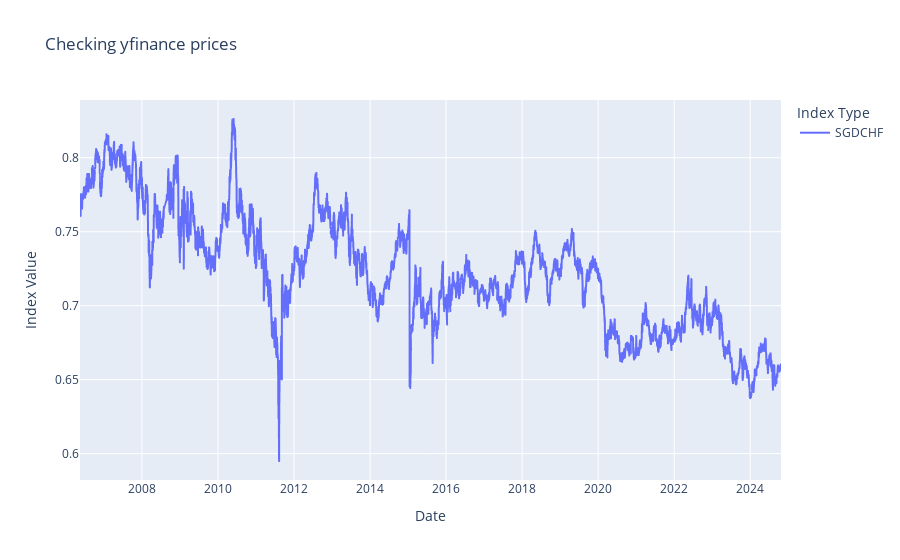

Write notebook code for a chart like this one.
### Code cell
# Plot prices to check
fig = px.line(
    SGD_base_prices, 
    x=SGD_base_prices.index, 
    y=["SGDCHF"],
    labels={"value": "Index Value", "variable": "Index Type"},
    title="Checking yfinance prices"
)

# Show the plot
fig.show()

### Figure 1 — Plotly figure (JSON) as saved in the notebook; plotly's stock layout.template omitted (floating-point values rounded to 4 significant figures; data arrays with more than 128 entries replaced by an {"elided": "..."} marker saying what was removed)
{"data": [{"hovertemplate": "Index Type=SGDCHF<br>Date=%{x}<br>Index Value=%{y}<extra></extra>", "legendgroup": "SGDCHF", "line": {"color": "#636efa", "dash": "solid"}, "marker": {"symbol": "circle"}, "mode": "lines", "name": "SGDCHF", "showlegend": true, "type": "scattergl", "x": {"elided": "4773 str values"}, "xaxis": "x", "y": {"elided": "4773 float values"}, "yaxis": "y"}], "layout": {"legend": {"title": {"text": "Index Type"}, "tracegroupgap": 0}, "title": {"text": "Checking yfinance prices"}, "xaxis": {"anchor": "y", "domain": [0, 1], "title": {"text": "Date"}}, "yaxis": {"anchor": "x", "domain": [0, 1], "title": {"text": "Index Value"}}}}
